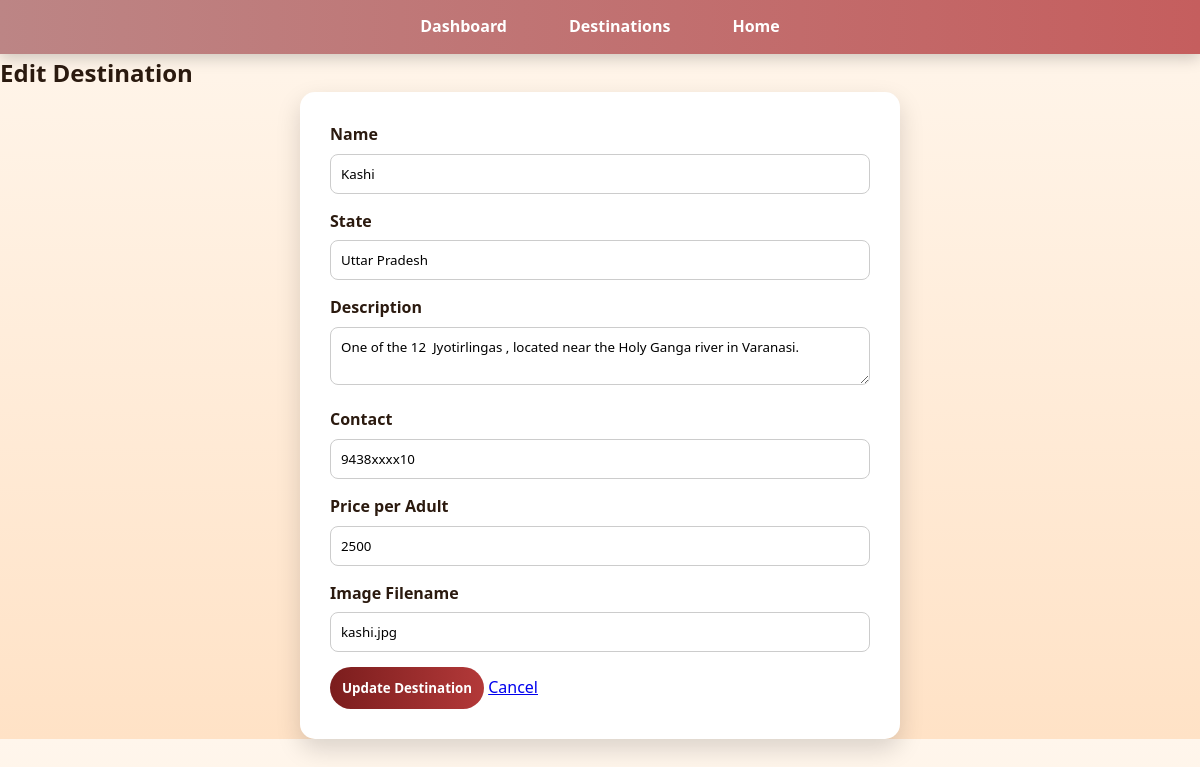
The page /admin/destination/edit/2 on the database its author committed.
### models/destination.py (models this page shows)
class Destination(db.Model):
    __tablename__ = "destination"
    id = db.Column(db.Integer, primary_key=True)
    name = db.Column(db.String(150), nullable=False)
    state = db.Column(db.String(100), nullable=False)
    description = db.Column(db.Text, nullable=True)
    price = db.Column(db.Integer, nullable=False)
    contact = db.Column(db.String(255), nullable=True)
    image = db.Column(db.String(255), nullable=True)
    created_at = db.Column(db.DateTime, default=datetime.utcnow)

### app.py (the view, shortened to what this page needs)
@app.route("/admin/destination/edit/<int:id>", methods=["GET", "POST"])
def edit_destination(id):
    destination = Destination.query.get_or_404(id)
    return render_template("edit_destination.html", destination=destination)

### templates/edit_destination.html (shortened to what this page needs)
<!DOCTYPE html>
<html lang="en">
<head>
  <link rel="stylesheet" href="{{ url_for('static', filename='css/style.css') }}">
</head>
<body>
<header>
  <nav class="navbar">
      <li><a href="{{ url_for('admin_dashboard') }}">Dashboard</a></li>
      <li><a href="{{ url_for('admin_destination') }}">Destinations</a></li>
      <li><a href="{{ url_for('home') }}">Home</a></li>
  </nav>
</header>
<div class="container">
  <h2>Edit Destination</h2>
  <form action="{{ url_for('edit_destination', id=destination.id) }}" method="POST" class="form-box">
    <label for="name">Name</label>
    <input type="text" name="name" id="name" value="{{ destination.name }}" required>
    <label for="state">State</label>
    <input type="text" name="state" id="state" value="{{ destination.state }}" required>
    <label for="description">Description</label>
    <textarea name="description" id="description" required>{{ destination.description }}</textarea>
    <label for="contact">Contact</label>
    <input type="text" name="contact" id="contact" value="{{ destination.contact }}" required>
    <label for="price">Price per Adult</label>
    <input type="number" name="price" id="price" value="{{ destination.price }}" step="500" required>
    <label for="image">Image Filename</label>
    <input type="text" name="image" id="image" value="{{ destination.image }}">
    <div class="form-actions">
      <button type="submit" class="btn">Update Destination</button>
      <a href="{{ url_for('admin_destination') }}" class="btn-cancel">Cancel</a>
    </div>
  </form>
</div>
</body>
</html>

### static/css/style.css (style rules this page uses)
* { margin: 0; padding: 0; box-sizing: border-box; font-family: "Poppins", "Segoe UI", sans-serif; }
body { background: linear-gradient(180deg, #fff6ec, #ffe2c6); color: #2b1a0f; line-height: 1.6; overflow-x: hidden; }
header { position: sticky; top: 0; z-index: 1000; background: linear-gradient(90deg, #bc8585, #c55e5e); box-shadow: 0 4px 15px rgba(0,0,0,0.2); }
.navbar { display: flex; justify-content: center; gap: 30px; padding: 14px 20px; list-style: none; }
.navbar a { color: #fff; text-decoration: none; font-weight: 600; padding: 8px 16px; border-radius: 25px; transition: 0.3s; }
form { background: #fff; padding: 30px; border-radius: 15px; max-width: 600px; margin: auto; box-shadow: 0 10px 25px rgba(0,0,0,0.15); }
form label { font-weight: 600; margin-bottom: 6px; display: block; }
form input, form select, form textarea { width: 100%; padding: 10px; margin-bottom: 15px; border-radius: 8px; border: 1px solid #ccc; }
form button { background: linear-gradient(90deg, #7b1d1d, #b33939); color: white; border: none; padding: 12px; border-radius: 30px; font-weight: bold; cursor: pointer; transition: 0.3s; }

### rows shown on the page
Destination: name "Kashi", state "Uttar Pradesh", description "One of the 12 Jyotirlingas , located near the Holy Ganga river in Varanasi.", contact "9438xxxx10", price "2500", image "kashi.jpg"
